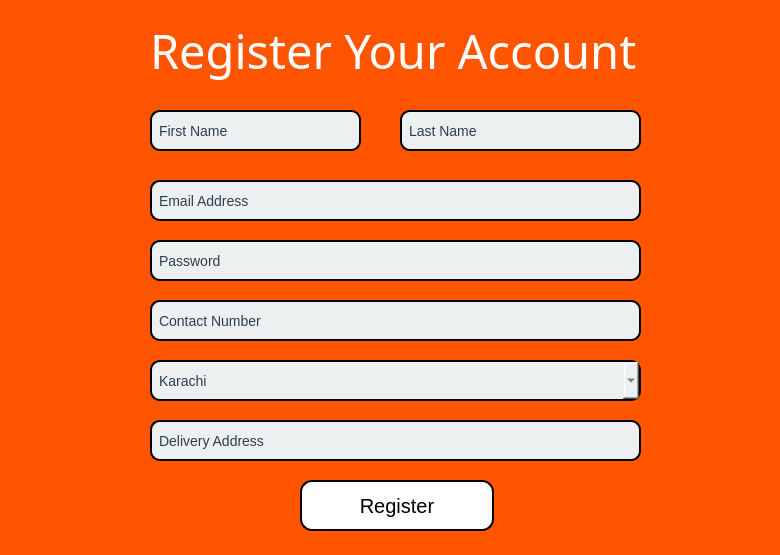
<?xml version="1.0" encoding="UTF-8"?>
<ui version="4.0">
 <class>MainWindow</class>
 <widget class="QMainWindow" name="MainWindow">
  <property name="geometry">
   <rect>
    <x>0</x>
    <y>0</y>
    <width>780</width>
    <height>555</height>
   </rect>
  </property>
  <property name="windowTitle">
   <string>MainWindow</string>
  </property>
  <property name="styleSheet">
   <string notr="true">QWidget
{
	background:rgb(255, 85, 0)
}</string>
  </property>
  <widget class="QWidget" name="centralwidget">
   <property name="styleSheet">
    <string notr="true">QWidget
{
	background:rgb(255, 85, 0)
}</string>
   </property>
   <widget class="QLabel" name="label">
    <property name="geometry">
     <rect>
      <x>150</x>
      <y>20</y>
      <width>501</width>
      <height>61</height>
     </rect>
    </property>
    <property name="font">
     <font>
      <family>Yu Gothic UI Semibold</family>
      <pointsize>35</pointsize>
      <weight>7</weight>
      <italic>false</italic>
      <bold>false</bold>
     </font>
    </property>
    <property name="styleSheet">
     <string notr="true">QLabel
{
	color: white;
	font: 63 35pt &quot;Yu Gothic UI Semibold&quot;;
}</string>
    </property>
    <property name="text">
     <string>Register Your Account</string>
    </property>
   </widget>
   <widget class="QLineEdit" name="lineEdit">
    <property name="enabled">
     <bool>true</bool>
    </property>
    <property name="geometry">
     <rect>
      <x>150</x>
      <y>110</y>
      <width>211</width>
      <height>41</height>
     </rect>
    </property>
    <property name="font">
     <font>
      <pointsize>-1</pointsize>
     </font>
    </property>
    <property name="styleSheet">
     <string notr="true">QLineEdit
{
	border: 2px solid rgb(0, 0, 0);        /* Blue border */
    border-radius: 10px;             /* Rounded corners */
    padding: 5px;                    /* Inner padding */
    font-size: 14px;                 /* Text size */
    color: #2c3e50;                  /* Text color */
    background-color: #ecf0f1;
}</string>
    </property>
    <property name="text">
     <string>First Name</string>
    </property>
   </widget>
   <widget class="QLineEdit" name="lineEdit_2">
    <property name="enabled">
     <bool>true</bool>
    </property>
    <property name="geometry">
     <rect>
      <x>400</x>
      <y>110</y>
      <width>241</width>
      <height>41</height>
     </rect>
    </property>
    <property name="font">
     <font>
      <pointsize>-1</pointsize>
     </font>
    </property>
    <property name="styleSheet">
     <string notr="true">QLineEdit
{
	border: 2px solid rgb(0, 0, 0);        /* Blue border */
    border-radius: 10px;             /* Rounded corners */
    padding: 5px;                    /* Inner padding */
    font-size: 14px;                 /* Text size */
    color: #2c3e50;                  /* Text color */
    background-color: #ecf0f1;
}</string>
    </property>
    <property name="text">
     <string>Last Name</string>
    </property>
   </widget>
   <widget class="QLineEdit" name="lineEdit_3">
    <property name="enabled">
     <bool>true</bool>
    </property>
    <property name="geometry">
     <rect>
      <x>150</x>
      <y>180</y>
      <width>491</width>
      <height>41</height>
     </rect>
    </property>
    <property name="font">
     <font>
      <pointsize>-1</pointsize>
     </font>
    </property>
    <property name="styleSheet">
     <string notr="true">QLineEdit
{
	border: 2px solid rgb(0, 0, 0);        /* Blue border */
    border-radius: 10px;             /* Rounded corners */
    padding: 5px;                    /* Inner padding */
    font-size: 14px;                 /* Text size */
    color: #2c3e50;                  /* Text color */
    background-color: #ecf0f1;
}</string>
    </property>
    <property name="text">
     <string>Email Address</string>
    </property>
   </widget>
   <widget class="QLineEdit" name="lineEdit_4">
    <property name="enabled">
     <bool>true</bool>
    </property>
    <property name="geometry">
     <rect>
      <x>150</x>
      <y>240</y>
      <width>491</width>
      <height>41</height>
     </rect>
    </property>
    <property name="font">
     <font>
      <pointsize>-1</pointsize>
     </font>
    </property>
    <property name="styleSheet">
     <string notr="true">QLineEdit
{
	border: 2px solid rgb(0, 0, 0);        /* Blue border */
    border-radius: 10px;             /* Rounded corners */
    padding: 5px;                    /* Inner padding */
    font-size: 14px;                 /* Text size */
    color: #2c3e50;                  /* Text color */
    background-color: #ecf0f1;
}</string>
    </property>
    <property name="text">
     <string>Password</string>
    </property>
   </widget>
   <widget class="QLineEdit" name="lineEdit_5">
    <property name="enabled">
     <bool>true</bool>
    </property>
    <property name="geometry">
     <rect>
      <x>150</x>
      <y>300</y>
      <width>491</width>
      <height>41</height>
     </rect>
    </property>
    <property name="font">
     <font>
      <pointsize>-1</pointsize>
     </font>
    </property>
    <property name="styleSheet">
     <string notr="true">QLineEdit
{
	border: 2px solid rgb(0, 0, 0);        /* Blue border */
    border-radius: 10px;             /* Rounded corners */
    padding: 5px;                    /* Inner padding */
    font-size: 14px;                 /* Text size */
    color: #2c3e50;                  /* Text color */
    background-color: #ecf0f1;
}</string>
    </property>
    <property name="text">
     <string>Contact Number</string>
    </property>
   </widget>
   <widget class="QComboBox" name="comboBox">
    <property name="enabled">
     <bool>true</bool>
    </property>
    <property name="geometry">
     <rect>
      <x>150</x>
      <y>360</y>
      <width>491</width>
      <height>41</height>
     </rect>
    </property>
    <property name="font">
     <font>
      <pointsize>-1</pointsize>
     </font>
    </property>
    <property name="styleSheet">
     <string notr="true">QComboBox
{
	border: 2px solid rgb(0, 0, 0);        /* Blue border */
    border-radius: 10px;             /* Rounded corners */
    padding: 5px;                    /* Inner padding */
    font-size: 14px;                 /* Text size */
    color: #2c3e50;                  /* Text color */
    background-color: #ecf0f1;
}</string>
    </property>
    <property name="editable">
     <bool>true</bool>
    </property>
    <property name="currentText">
     <string>Karachi</string>
    </property>
    <item>
     <property name="text">
      <string>Karachi</string>
     </property>
    </item>
    <item>
     <property name="text">
      <string>Lahore</string>
     </property>
    </item>
    <item>
     <property name="text">
      <string>Islamabad</string>
     </property>
    </item>
   </widget>
   <widget class="QLineEdit" name="lineEdit_6">
    <property name="enabled">
     <bool>true</bool>
    </property>
    <property name="geometry">
     <rect>
      <x>150</x>
      <y>420</y>
      <width>491</width>
      <height>41</height>
     </rect>
    </property>
    <property name="font">
     <font>
      <pointsize>-1</pointsize>
     </font>
    </property>
    <property name="styleSheet">
     <string notr="true">QLineEdit
{
	border: 2px solid rgb(0, 0, 0);        /* Blue border */
    border-radius: 10px;             /* Rounded corners */
    padding: 5px;                    /* Inner padding */
    font-size: 14px;                 /* Text size */
    color: #2c3e50;                  /* Text color */
    background-color: #ecf0f1;
}</string>
    </property>
    <property name="text">
     <string>Delivery Address</string>
    </property>
   </widget>
   <widget class="QPushButton" name="pushButton">
    <property name="geometry">
     <rect>
      <x>300</x>
      <y>480</y>
      <width>194</width>
      <height>51</height>
     </rect>
    </property>
    <property name="font">
     <font>
      <pointsize>-1</pointsize>
     </font>
    </property>
    <property name="styleSheet">
     <string notr="true">QPushButton
{
	background-color: white;       /* Blue background */
    color: black;                    /* White text */
    border: 2px solid rgb(0, 0, 0);       /* Darker blue border */
    border-radius: 12px;             /* Rounded corners */
    font-size: 20px;                 /* Larger font */
    padding: 10px 20px;              /* Add some padding */
    min-width: 150px; 
}</string>
    </property>
    <property name="text">
     <string>Register</string>
    </property>
   </widget>
  </widget>
  <widget class="QStatusBar" name="statusbar"/>
 </widget>
 <resources/>
 <connections/>
</ui>
